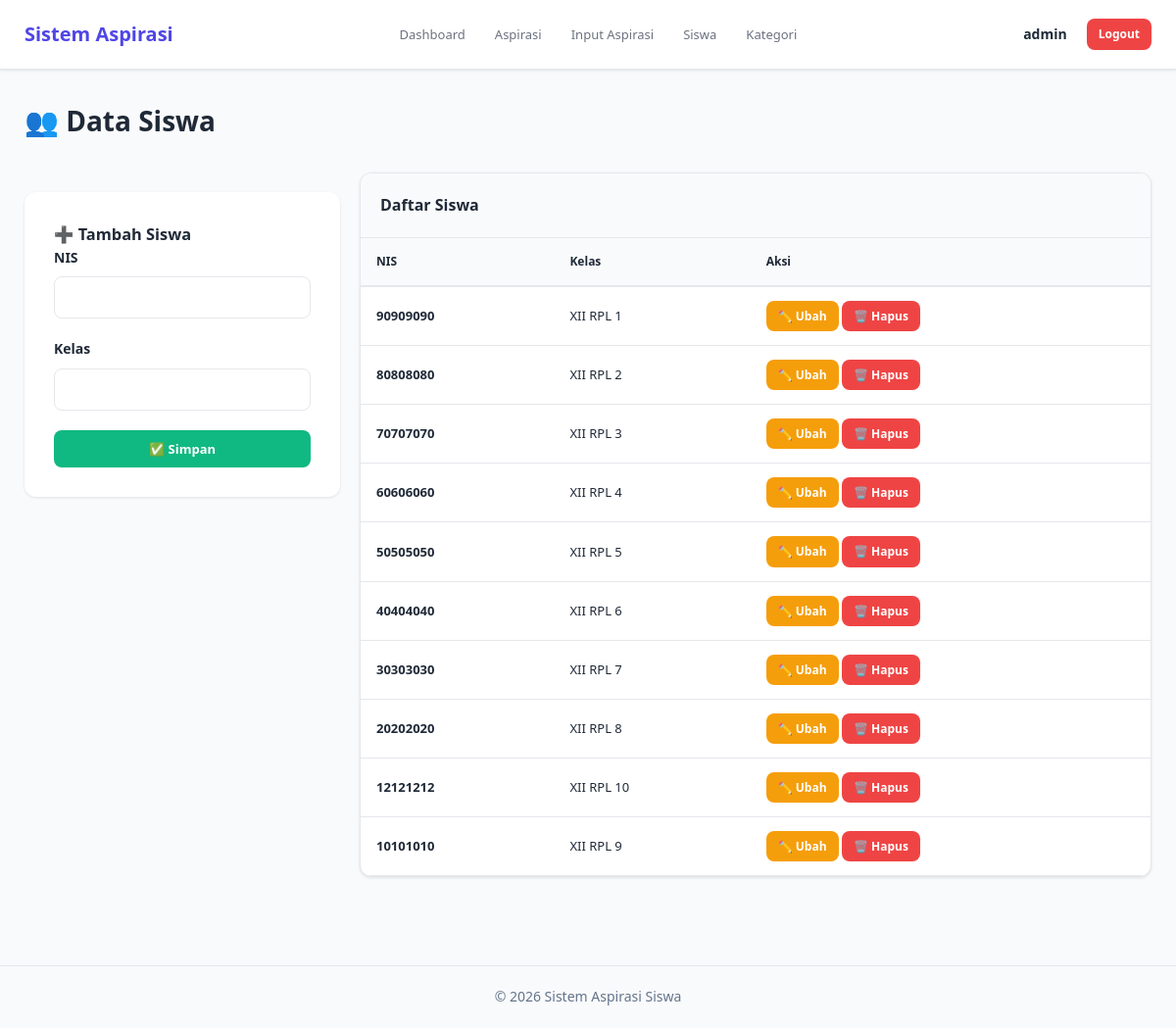
The app's page /data_siswa.php (signed in), older data.
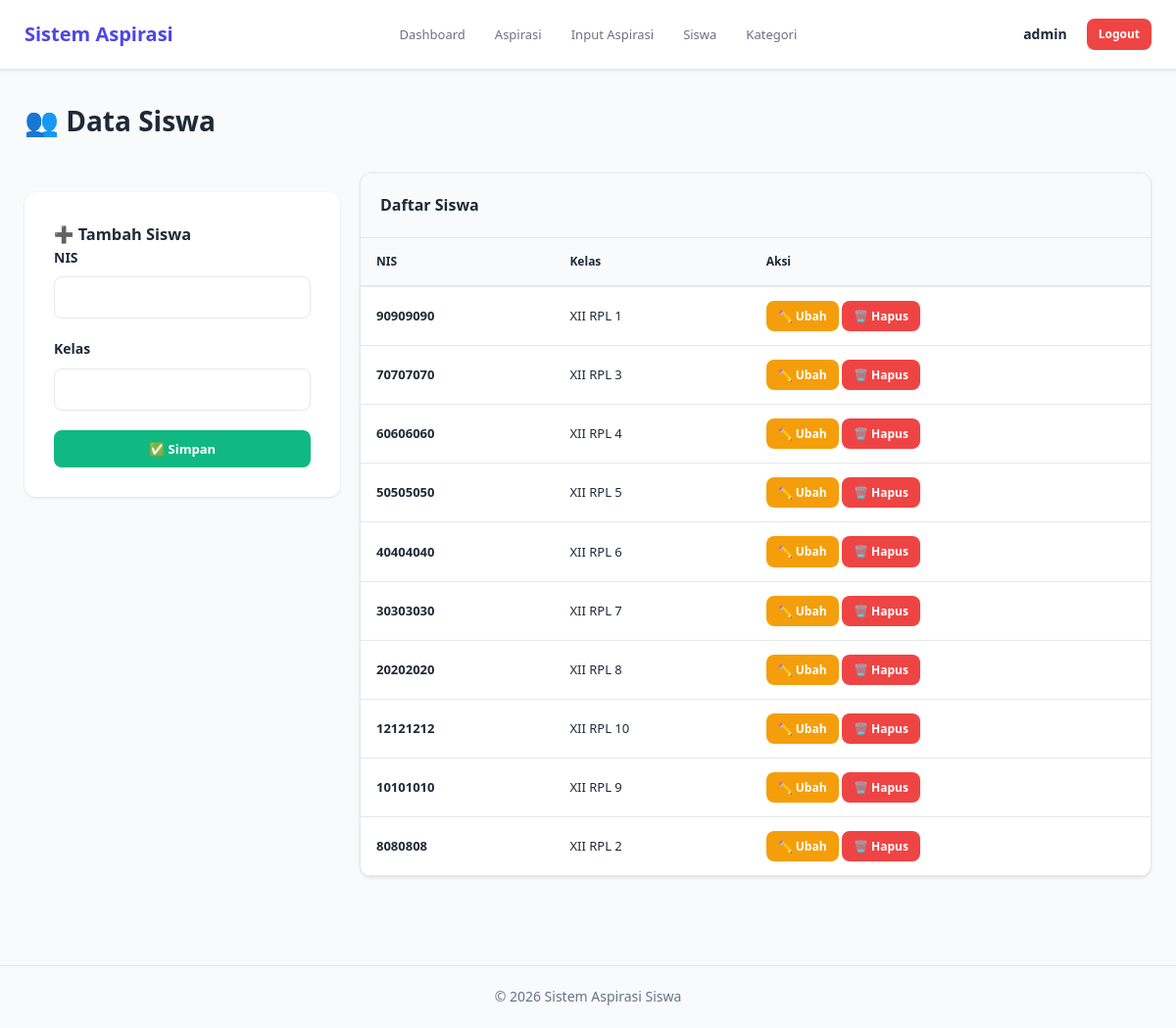
The same page, newer data.
### tables this page shows
CREATE TABLE `siswa` (
  `nis` int(10) NOT NULL,
  `kelas` varchar(10) NOT NULL
);

### data_siswa.php (the view, shortened to what this page needs)
<?php
include 'db.php';
?>
<!DOCTYPE html>
<html lang="id">
<head>
    <link rel="stylesheet" href="style.css">
</head>
<body>
    <nav class="navbar">
        <div class="navbar-container">
            <a href="dashboard.php" class="navbar-brand">
                Sistem Aspirasi
            </a>
            <ul class="navbar-menu">
                <li><a href="dashboard.php">Dashboard</a></li>
                <li><a href="data_aspirasi.php">Aspirasi</a></li>
                <li><a href="data_input_aspirasi.php">Input Aspirasi</a></li>
                <li><a href="data_siswa.php" >Siswa</a></li>
                <li><a href="data_kategori.php">Kategori</a></li>
            </ul>
            <div class="navbar-user">
                <strong><?= $_SESSION["username"]; ?></strong>
                <a href="logout.php" class="btn btn-danger btn-sm">Logout</a>
            </div>
        </div>
    </nav>
    <div class="main-container">
        <div class="page-header">
            <h1>👥 Data Siswa</h1>
        </div>
        <div class="layout-content">
            <div class="form-kecil">
                <div class="form-container">
                    <h3>➕ Tambah Siswa</h3>
                    <form method="POST">
                        <div class="form-group">
                            <label>NIS</label>
                            <input type="text" name="nis" class="form-control" required>
                        </div>
                        <div class="form-group">
                            <label>Kelas</label>
                            <input type="text" name="kelas" class="form-control" required>
                        </div>
                        <button type="submit" name="submit" class="btn btn-success" style="width:100%;">
                            ✅ Simpan
                        </button>
                    </form>
                </div>
            </div>
            <div class="tabel-besar">
                <div class="table-container">
                    <div class="table-header">
                        <h2>Daftar Siswa</h2>
                    </div>
                    <table>
                        <thead>
                            <tr>
                                <th>NIS</th>
                                <th>Kelas</th>
                                <th>Aksi</th>
                            </tr>
                        </thead>
                        <tbody>
                            <?php
                            $query = mysqli_query($conn, "SELECT * FROM siswa ORDER BY nis DESC");
                            if (mysqli_num_rows($query) > 0) :
                                while ($row = mysqli_fetch_assoc($query)) :
                            ?>
                                    <tr>
                                        <td><strong><?= $row['nis']; ?></strong></td>
                                        <td><?= $row['kelas']; ?></td>
                                        <td>
                                            <a href="edit_siswa.php?nis=<?= $row['nis']; ?>" class="btn btn-warning btn-sm">✏️ Ubah</a>
                                            <a href="?delete=<?= $row['nis']; ?>" class="btn btn-danger btn-sm" onclick="return confirm('⚠️ PERHATIAN! Yakin ingin menghapus siswa dengan NIS: <?= $row['nis']; ?>? Data siswa BESERTA SEMUA ASPIRASI akan DIHAPUS PERMANEN!')">🗑️ Hapus</a>
                                        </td>
                                    </tr>
                                <?php
                                endwhile;
                            endif; ?>
                        </tbody>
                    </table>
                </div>
            </div>
        </div>
    </div>
    <footer style="text-align: center; padding: 20px; color: #64748b; font-size: 14px; margin-top: 40px; border-top: 1px solid #e2e8f0;">
        <p>&copy; 2026 Sistem Aspirasi Siswa</p>
    </footer>
</body>
</html>

Row changes from the older to the newer data that the page shows:
removed siswa: nis "80808080", kelas "XII RPL 2"
added siswa: nis "8080808", kelas "XII RPL 2"
